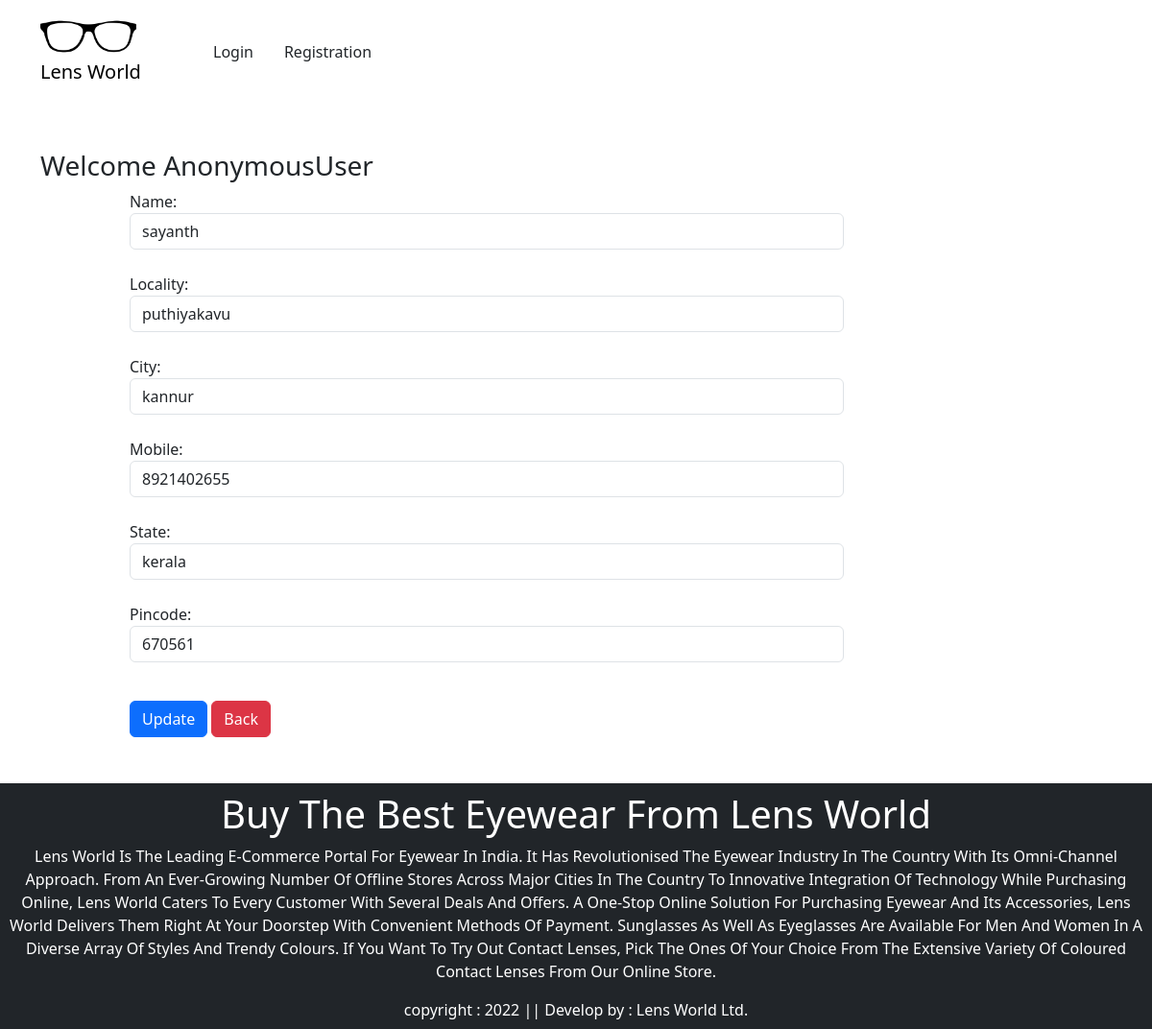
Screenshot of /updateAddress/1 with the database file from the repository.
### myapp/models.py (models this page shows, shortened)
class Customer(models.Model):
    user = models.ForeignKey(User,on_delete=models.CASCADE)
    name = models.CharField( max_length=200)
    locality = models.CharField(max_length=200)
    city = models.CharField(max_length=50)
    mobile = models.IntegerField(default=0)
    pincode = models.IntegerField()
    state = models.CharField(choices=STATE_CHOICES,max_length=100)

### myapp/views.py (the view, shortened to what this page needs)
# urls.py: path('updateAddress/<int:pk>',views.updateAddress.as_view(), name='updateAddress'),
class updateAddress(views.View):
    def get(self,request,pk):
        add = Customer.objects.get(pk=pk)
        form = CustomerProfileForm(instance=add)
        totalitem = 0
        wishlist = 0
        if request.user.is_authenticated:
            totalitem = len(Cart.objects.filter(user=request.user))
            wishitem = len(Wishlist.objects.filter(user=request.user))
        return render(request, 'app/updateAddress.html',locals())

### myapp/forms.py
class CustomerProfileForm(forms.ModelForm):
    class Meta:
        model = Customer
        fields=['name','locality','city','mobile','state','pincode']
        widgets={
            'name':forms.TextInput(attrs={'class':'form-control'}),
            'locality':forms.TextInput(attrs={'class':'form-control'}),
            'city':forms.TextInput(attrs={'class':'form-control'}),
            'mobile':forms.NumberInput(attrs={'class':'form-control'}),
            'state':forms.Select(attrs={'class':'form-control'}),
            'pincode':forms.NumberInput(attrs={'class':'form-control'}),
        }

### myapp/templates/app/updateAddress.html (shortened to what this page needs)
{% extends 'app/base.html' %}
{% load static %}
{% block main-content %}
<div class="container my-5">
    <div class="row">
        <h3>Welcome <span class="text-capitalize">{{request.user}}</span></h3>
    </div>
    <div class="col-sm-8 offset-sm-1">
        <form action="" method="post">
            {% for fm in form %}
                {{fm.label_tag}} {{fm}} <small class="text-danger">{{fm.errors|striptags}}</small><br>
            {% endfor %}
            <div class="col-12 mt-3">
                <button type="submit" class="btn btn-primary">Update</button>
                <a href="{% url 'address' %}" type="button" class="btn btn-danger">Back</a>
            </div>
        </form>
    </div>
</div>
{% endblock main-content %}

### rows the page displays
Customer: form "sayanth" "puthiyakavu" "kannur" "8921402655" "kerala" "670561"

### other values shown
{{ request.user }} "AnonymousUser"
{{ fm.label_tag }} "Name:" "Locality:" "City:" "Mobile:" "State:" "Pincode:"
